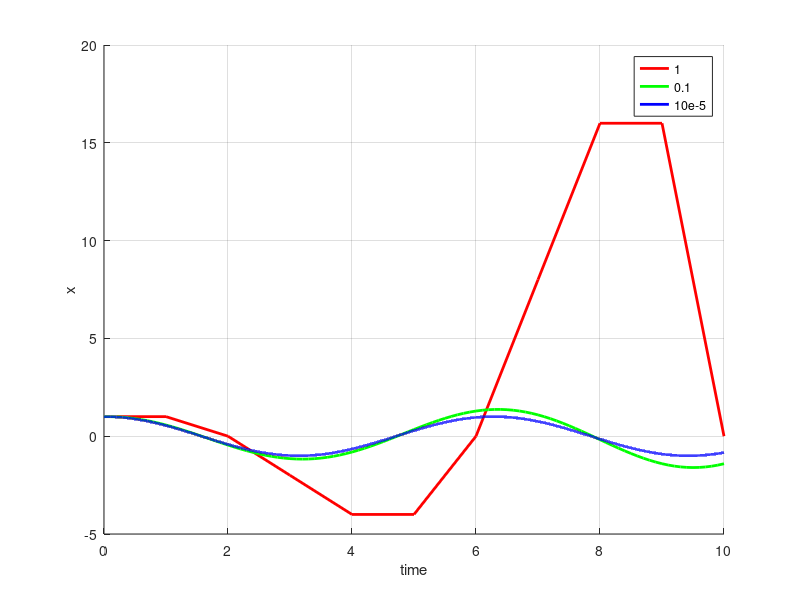

Write MATLAB code to recreate this figure.
close all
clear all
clc

% Calculate solution of higher order ODE (harmonic oscillator) using Euler
% moving forward algorithm

steps = [1,0.1,10e-5];      % step size parameter
time = 10;                  % simulation time

figure                      % prepare figure
hold on                     % plot in every loop cycle in same figure
grid on                     % plot mesh grid
xlabel('time')
ylabel('x')
cc = hsv(3);
n=1;
for h = steps               % loop over different step sizes
    t = 0:h:time;               % generate time vector
    
    ystar = zeros(size(t));     % Preallocate array for velocities
    xstar = zeros(size(t));     % Preallocate array for positions

    ystar(1) = 0;               % Initial condition gives solution for position at t=0.
    xstar(1) = 1;               % Initial condition gives solution for velocity at t=0.
    for i=1:(length(t)-1)
        ystar(i+1) = ystar(i) - xstar(i)*h; % Approximate solution for next value of velocity
        xstar(i+1) = xstar(i) + ystar(i)*h; % Approximate solution for next value of position
    end
    
    plot(t,xstar,'color',cc(n,:),'linewidth',2);              % plot result for specific time step
    n=n+1;
end
legend('1','0.1','10e-5')   % write step size values in legend
print(gcf,'-depsc','exercise1c.eps')